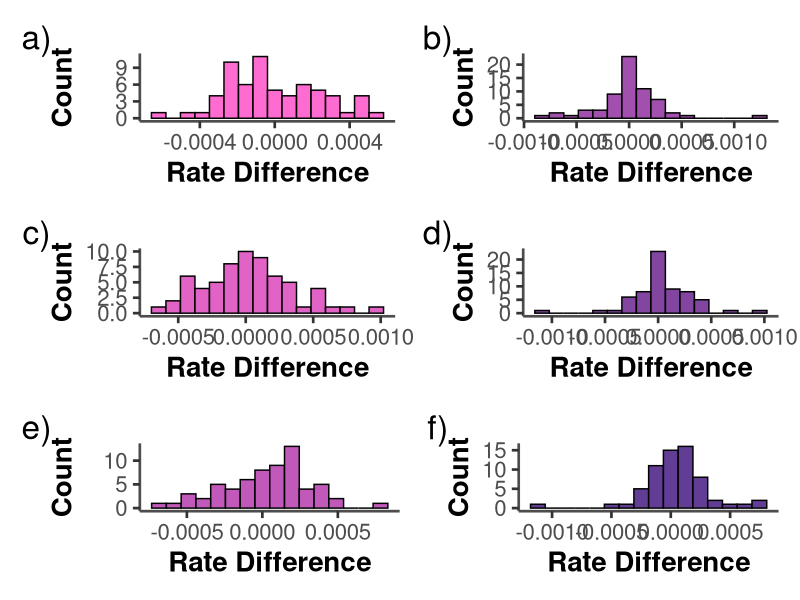
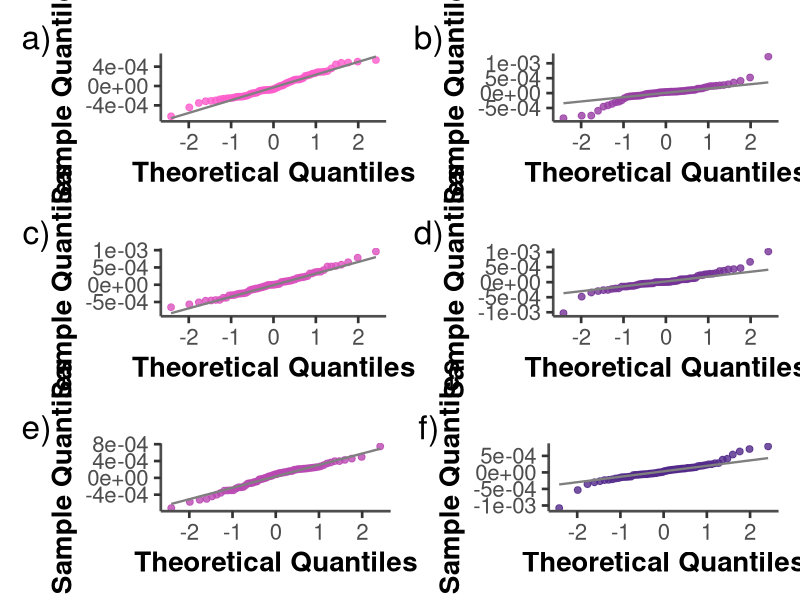

The R source for these figures, in order:
library(ggplot2)
library(patchwork)
#import in libraries 

rates_foster_pos1 <- read.csv("rates_foster_pos1.csv")
rates_foster_pos2 <- read.csv("rates_foster_pos2.csv")
rates_foster_pos3 <- read.csv("rates_foster_pos3.csv")

rates_wei_pos1 <- read.csv("rates_wei_pos1.csv")
rates_wei_pos2 <- read.csv("rates_wei_pos2.csv")
rates_wei_pos3 <- read.csv("rates_wei_pos3.csv")
#reads in all the data from the csv files

out_df <<- data.frame(
  dataset = character(),
  diff_pos = character(),
  v_statistic = numeric(), 
  p_value = numeric(), 
  stringsAsFactors = FALSE
)

plot_list <<- list()
#list to store the plots

#define function to compare the rates
compare_rates <- function(df1, df2, label1, label2, dataset, diff_pos) {
  
  #match rows by trinucleotide so pairs align correctly
  merged <- merge(df1, df2, by = "trinucleotide",
                  suffixes = c("_1", "_2"))
  
  rate1 <- merged$mutation_rate_1
  rate2 <- merged$mutation_rate_2
  #takes the rates and puts them into lists 
  
  #calculates paired differences
  diffs <- rate1 - rate2
  diffs_df <- data.frame(diffs)
  #put into dataframe
  
  cat("Rows after merge:", nrow(merged), "\n")
  cat("Length of diffs:", length(diffs), "\n")
  #checks that all the rows are present
  
  #prints to console
  cat(label1, "vs", label2, "\n")
  
  file_stem <- paste0(label1, "_vs_", label2)
  #creates file name stem
  
  #normality test on differences
  sh <- shapiro.test(diffs)
  print(sh)
  
  if (sh$p.value > 0.05) {
    
    cat("Data consistent with normality\n")
    
  } else {
    
    cat("Data not consistent with normality\n")
  }
  #prints result and interpretation of p value
  
  result <- wilcox.test(diffs, mu = 0, exact = FALSE)
  #does the wilcoxon paired test as some not normal
  print(result)
  if (result$p.value > 0.05) {
    
    cat("Data not significantly different from 0\n")
    
  } else {
    
    cat("Data significantly different from 0\n")
  }
  
  out_df <<- rbind(out_df, data.frame(
    dataset = dataset,
    diff_pos = diff_pos,
    v_statistic = result$statistic, 
    p_value = result$p.value
  ))
  #write the results of the wilcoxon out to dataframe
  
  p_hist <- ggplot(diffs_df, aes(x=diffs)) +
    geom_histogram(binwidth = diff(range(diffs)) / 15, 
                   fill = colours[[colour_cnt]], 
                   color = "black", 
                   alpha = 0.9) +
    scale_x_continuous(labels = scales::label_comma()) +
    labs(x = "Rate Difference",
         y = "Count"
    ) +
    theme_classic(base_size = 20) +
    theme(
      axis.title   = element_text(face = "bold"),
      axis.line    = element_line(colour = "grey30")
    )
  
  p_qq <- ggplot(diffs_df, aes(sample = diffs)) +
    stat_qq(color = colours[[colour_cnt]], size = 2, alpha = 0.8) +
    stat_qq_line(color = "grey50", linewidth = 0.8) +
    labs(x = "Theoretical Quantiles",
         y = "Sample Quantiles") +
    theme_classic(base_size = 20) +
    theme(
      plot.title = element_text(face = "bold", hjust = 0.5),
      axis.title = element_text(face = "bold"),
      axis.line  = element_line(colour = "grey30")
    )
  
  key_base <- paste0(dataset, "_", diff_pos) 
  plot_list[[paste0(key_base, "_hist")]] <<- p_hist
  plot_list[[paste0(key_base, "_qq")]]   <<- p_qq
  #save plots for composite figures
  
  colour_cnt <<- colour_cnt + 1
  
}

colours = list("#FF5CCC", "#DC52BF", "#B947B1", "#973DA4", "#743296", "#512889")
#make list of colour codes 

colour_cnt = 1
#start colour counter

#foster comparisons
compare_rates(rates_foster_pos1, rates_foster_pos2,
              "foster_pos1", "foster_pos2", "foster", "1 and 2")

compare_rates(rates_foster_pos1, rates_foster_pos3,
              "foster_pos1", "foster_pos3", "foster", "1 and 3")

compare_rates(rates_foster_pos2, rates_foster_pos3,
              "foster_pos2", "foster_pos3", "foster", "2 and 3")


#wei comparisons
compare_rates(rates_wei_pos1, rates_wei_pos2,
              "wei_pos1", "wei_pos2", "wei", "1 and 2")

compare_rates(rates_wei_pos1, rates_wei_pos3,
              "wei_pos1", "wei_pos3", "wei", "1 and 3")

compare_rates(rates_wei_pos2, rates_wei_pos3,
              "wei_pos2", "wei_pos3", "wei", "2 and 3")

#write results to csv
write.csv(out_df, "selection_test_results_r.csv", row.names = FALSE)

#function to make histogram composite
make_composite_hist <- function(dataset_name1, dataset_name2, outfile) {
  hist1   <- plot_list[[paste0(dataset_name1, "_1 and 2_hist")]]
  hist2   <- plot_list[[paste0(dataset_name2, "_1 and 2_hist")]]
  
  hist3   <- plot_list[[paste0(dataset_name1, "_1 and 3_hist")]]
  hist4   <- plot_list[[paste0(dataset_name2, "_1 and 3_hist")]]
  
  hist5   <- plot_list[[paste0(dataset_name1, "_2 and 3_hist")]]
  hist6   <- plot_list[[paste0(dataset_name2, "_2 and 3_hist")]]
  #retrieves all the relevant plots
  
  composite <- (hist1 | hist2) /
    (hist3 | hist4) /
    (hist5 | hist6)
  #creates configuration
  
  composite <- composite + plot_annotation(
    tag_levels = list(c("a)", "b)", "c)", "d)", "e)", "f)")),
    theme = theme(plot.tag = element_text(face = "bold", size = 30))
  )
  #plots the composite
  
  ggsave(outfile, composite, width = 15, height = 15, dpi = 300, bg = "white")
  #saves the composite
}

#function to make qq composite
make_composite_qq <- function(dataset_name1, dataset_name2, outfile) {
  qq1   <- plot_list[[paste0(dataset_name1, "_1 and 2_qq")]]
  qq2   <- plot_list[[paste0(dataset_name2, "_1 and 2_qq")]]
  
  qq3   <- plot_list[[paste0(dataset_name1, "_1 and 3_qq")]]
  qq4   <- plot_list[[paste0(dataset_name2, "_1 and 3_qq")]]
  
  qq5   <- plot_list[[paste0(dataset_name1, "_2 and 3_qq")]]
  qq6   <- plot_list[[paste0(dataset_name2, "_2 and 3_qq")]]
  #retrieves all the relevant plots
  
  composite <- (qq1 | qq2) /
    (qq3 | qq4) /
    (qq5 | qq6)
  #creates configuration
  
  composite <- composite + plot_annotation(
    tag_levels = list(c("a)", "b)", "c)", "d)", "e)", "f)")),
    theme = theme(plot.tag = element_text(face = "bold", size = 30))
  )
  #plots the composite
  
  ggsave(outfile, composite, width = 15, height = 15, dpi = 300, bg = "white")
  #saves the composite
}

make_composite_hist("foster", "wei", "hist_composite.png")
make_composite_qq("foster", "wei", "qq_composite.png")
#run the composites 
